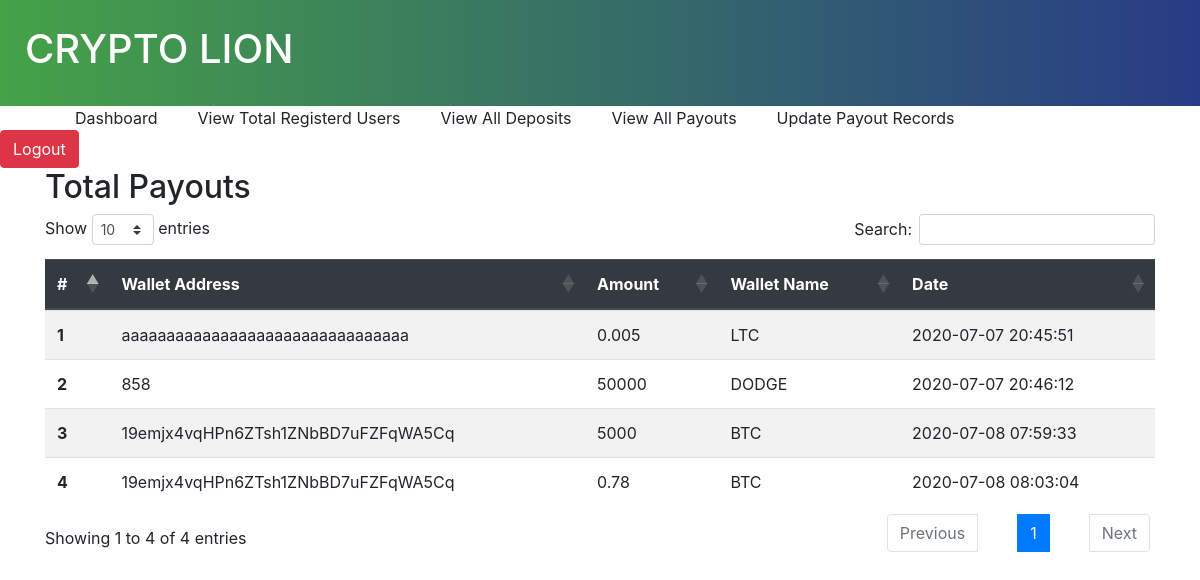
/admin/view_payouts.php (signed in), run on the app's committed database.
### tables this page shows
CREATE TABLE `payouts` (
  `id` int(11) NOT NULL,
  `wallet_address` varchar(255) NOT NULL,
  `wallet_name` varchar(255) NOT NULL,
  `amount` varchar(255) NOT NULL,
  `date` datetime NOT NULL DEFAULT current_timestamp()
);

### admin/view_payouts.php (the view, shortened to what this page needs)
<?php
include 'connection.php';
?>
<!DOCTYPE html>
<html lang="en">
<head>
    <link rel="stylesheet" href="https://cdnjs.cloudflare.com/ajax/libs/font-awesome/5.12.0-2/css/all.min.css" />
    <link rel="stylesheet" href="https://stackpath.bootstrapcdn.com/bootstrap/4.5.0/css/bootstrap.min.css">
    <link rel="stylesheet" href="./css/main.css">
    <link rel="stylesheet" href="https://cdn.datatables.net/1.10.21/css/dataTables.bootstrap4.min.css">
</head>
<body>
<div class="nav">
    <h1>CRYPTO LION</h1>
    </div>
    <ul>
    <a href=""><li>Dashboard</li></a>
    <a href="total_registerd.php"><li>View Total Registerd Users</li></a>
    <a href="view_deposits.php"><li>View All Deposits</li></a>
    <a href="view_payouts.php"><li>View All Payouts</li></a>
    <a href="update_payout.php"><li>Update Payout Records</li></a>
    </ul>
    <form action="logout.php" method="POST">
        <button class="btn btn-danger" name="logout" type="submit">Logout</button>
    </form>
    <div class="container">
    <h2>Total Payouts</h2>
    <table class="table table-striped" id="table">
  <thead class="thead-dark">
    <tr>
      <th scope="col">#</th>
      <th scope="col">Wallet Address</th>
      <th scope="col">Amount</th>
      <th scope="col">Wallet Name</th>
      <th scope="col">Date</th>
    </tr>
  </thead>
  <tbody>
  <?php
  $num =0;
$query = "SELECT * FROM `payouts`";
$result = mysqli_query($link, $query);
while ($row = mysqli_fetch_array($result)) {
    $num ++;
    ?>
    <tr>
      <th scope="row"><?php echo $num ?></th>
      <td><?php echo $row['wallet_address'] ?></td>
      <td><?php echo $row['amount'] ?></td>
      <td><?php echo $row['wallet_name'] ?></td>
      <td><?php echo $row['date'] ?></td>
    </tr>
      <?php
}
  ?>
  </tbody>
</table>
    </div>
</body>
</html>

### admin/css/main.css (style rules this page uses)
.nav { background: #283c86; background: -webkit-gradient(linear, left top, right top, from(#45a247), to(#283c86)); background: linear-gradient(to right, #45a247, #283c86); color: white; width: 100%; padding: 25px; display: block; -webkit-box-align: center; -ms-flex-align: center; align-items: center; -webkit-box-pack: justify; -ms-flex-pack: justify; justify-content: space-between; }
ul { width: 100%; display: -webkit-box; display: -ms-flexbox; display: flex; -webkit-box-align: center; -ms-flex-align: center; align-items: center; margin: 0 auto; }
ul a { color: inherit; text-decoration: none; }
ul li { list-style: none; color: inherit; margin-left: 35px; margin-right: 5px; }

### data on the page
payouts: wallet_address "aaaaaaaaaaaaaaaaaaaaaaaaaaaaaaaa", amount "0.005", wallet_name "LTC", date "2020-07-07 20:45:51"
payouts: wallet_address "858", amount "50000", wallet_name "DODGE", date "2020-07-07 20:46:12"
payouts: wallet_address "19emjx4vqHPn6ZTsh1ZNbBD7uFZFqWA5Cq", amount "5000", wallet_name "BTC", date "2020-07-08 07:59:33"
payouts: wallet_address "19emjx4vqHPn6ZTsh1ZNbBD7uFZFqWA5Cq", amount "0.78", wallet_name "BTC", date "2020-07-08 08:03:04"
